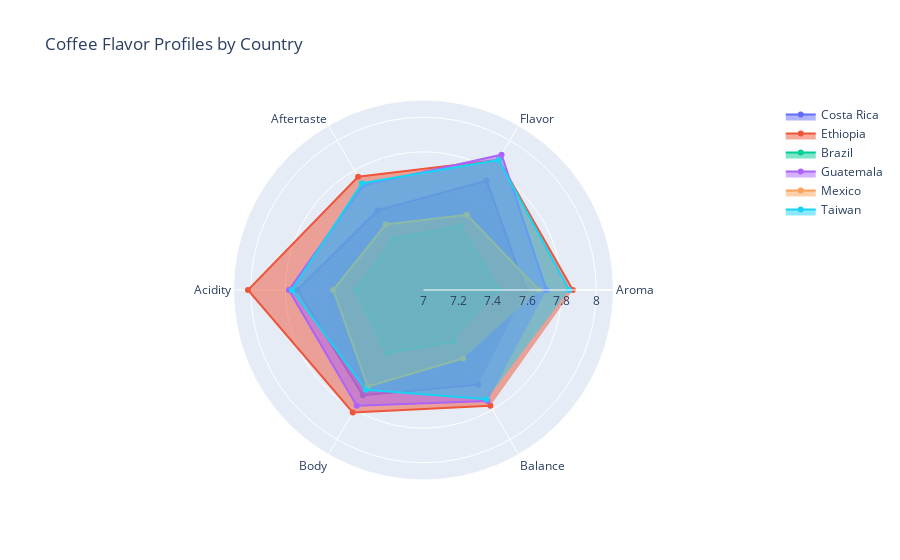

The notebook cell this image was saved under:
### Markdown cell above
In this cell I merged again the capped numerical columns with the non-numerical ones.

I saved the cleaned dataset into a new csv file for clarity.

### Code cell
# Radar chart visualization of different flavor attributes

# Fileter coffees based on country
ethiopia_coffees = df_clean[df_clean["Country of Origin"] == "ethiopia"]
costarica_coffees = df_clean[df_clean["Country of Origin"] == "costa rica"]
brazil_coffees = df_clean[df_clean["Country of Origin"] == "brazil"]
guatemala_coffees = df_clean[df_clean["Country of Origin"] == "guatemala"]
mexico_coffees = df_clean[df_clean["Country of Origin"] == "mexico"]
taiwan_coffees = df_clean[df_clean["Country of Origin"] == "taiwan"]

# Calculate the mean of each flavor attribute
ethiopia_mean = ethiopia_coffees[["Aroma", "Flavor", "Aftertaste", "Acidity", "Body", "Balance"]].mean()
costarica_mean = costarica_coffees[["Aroma", "Flavor", "Aftertaste", "Acidity", "Body", "Balance"]].mean()
brazil_mean = brazil_coffees[["Aroma", "Flavor", "Aftertaste", "Acidity", "Body", "Balance"]].mean()
guatemala_mean = guatemala_coffees[["Aroma", "Flavor", "Aftertaste", "Acidity", "Body", "Balance"]].mean()
mexico_mean = mexico_coffees[["Aroma", "Flavor", "Aftertaste", "Acidity", "Body", "Balance"]].mean()
taiwan_mean = taiwan_coffees[["Aroma", "Flavor", "Aftertaste", "Acidity", "Body", "Balance"]].mean()



# Create radar chart

radar_chart = go.Figure()

radar_chart.add_trace(
    go.Scatterpolar(
        r=costarica_mean.values,
        theta=costarica_mean.index,
        name='Costa Rica',
        fill='toself',
        connectgaps=True
        
    )
)

radar_chart.add_trace(
    go.Scatterpolar(
        r=ethiopia_mean.values,
        theta=ethiopia_mean.index,
        name='Ethiopia',
        fill='toself',
        connectgaps=True
    )
)

radar_chart.add_trace(
    go.Scatterpolar(
        r=brazil_mean.values,
        theta=brazil_mean.index,
        name='Brazil',
        fill='toself',
        connectgaps=True
    )
)

radar_chart.add_trace(
    go.Scatterpolar(
        r=guatemala_mean.values,
        theta=guatemala_mean.index,
        name='Guatemala',
        fill='toself',
        connectgaps=True
    )
)

radar_chart.add_trace(
    go.Scatterpolar(
        r=mexico_mean.values,
        theta=mexico_mean.index,
        name='Mexico',
        fill='toself',
        connectgaps=True
    )
)

radar_chart.add_trace(
    go.Scatterpolar(
        r=taiwan_mean.values,
        theta=taiwan_mean.index,
        name='Taiwan',
        fill='toself',
        connectgaps=True
    )
)


radar_chart.update_layout(
    polar=dict(
        radialaxis=dict(
            visible=True,
            range=[7, 8.1]
        )
    ),
    showlegend=True,
    title="Coffee Flavor Profiles by Country",
)

radar_chart.show()

### Figure 1 — Plotly figure (JSON) as saved in the notebook; plotly's stock layout.template omitted (floating-point values rounded to 4 significant figures)
{"data": [{"connectgaps": true, "fill": "toself", "name": "Costa Rica", "r": [7.592, 7.73, 7.533, 7.73, 7.703, 7.634], "theta": ["Aroma", "Flavor", "Aftertaste", "Acidity", "Body", "Balance"], "type": "scatterpolar"}, {"connectgaps": true, "fill": "toself", "name": "Ethiopia", "r": [7.865, 7.871, 7.757, 8.016, 7.819, 7.775], "theta": ["Aroma", "Flavor", "Aftertaste", "Acidity", "Body", "Balance"], "type": "scatterpolar"}, {"connectgaps": true, "fill": "toself", "name": "Brazil", "r": [7.438, 7.428, 7.346, 7.391, 7.423, 7.346], "theta": ["Aroma", "Flavor", "Aftertaste", "Acidity", "Body", "Balance"], "type": "scatterpolar"}, {"connectgaps": true, "fill": "toself", "name": "Guatemala", "r": [7.712, 7.904, 7.7, 7.779, 7.773, 7.742], "theta": ["Aroma", "Flavor", "Aftertaste", "Acidity", "Body", "Balance"], "type": "scatterpolar"}, {"connectgaps": true, "fill": "toself", "name": "Mexico", "r": [7.668, 7.502, 7.438, 7.522, 7.645, 7.457], "theta": ["Aroma", "Flavor", "Aftertaste", "Acidity", "Body", "Balance"], "type": "scatterpolar"}, {"connectgaps": true, "fill": "toself", "name": "Taiwan", "r": [7.843, 7.869, 7.713, 7.762, 7.667, 7.731], "theta": ["Aroma", "Flavor", "Aftertaste", "Acidity", "Body", "Balance"], "type": "scatterpolar"}], "layout": {"polar": {"radialaxis": {"range": [7, 8.1], "visible": true}}, "showlegend": true, "title": {"text": "Coffee Flavor Profiles by Country"}}}
